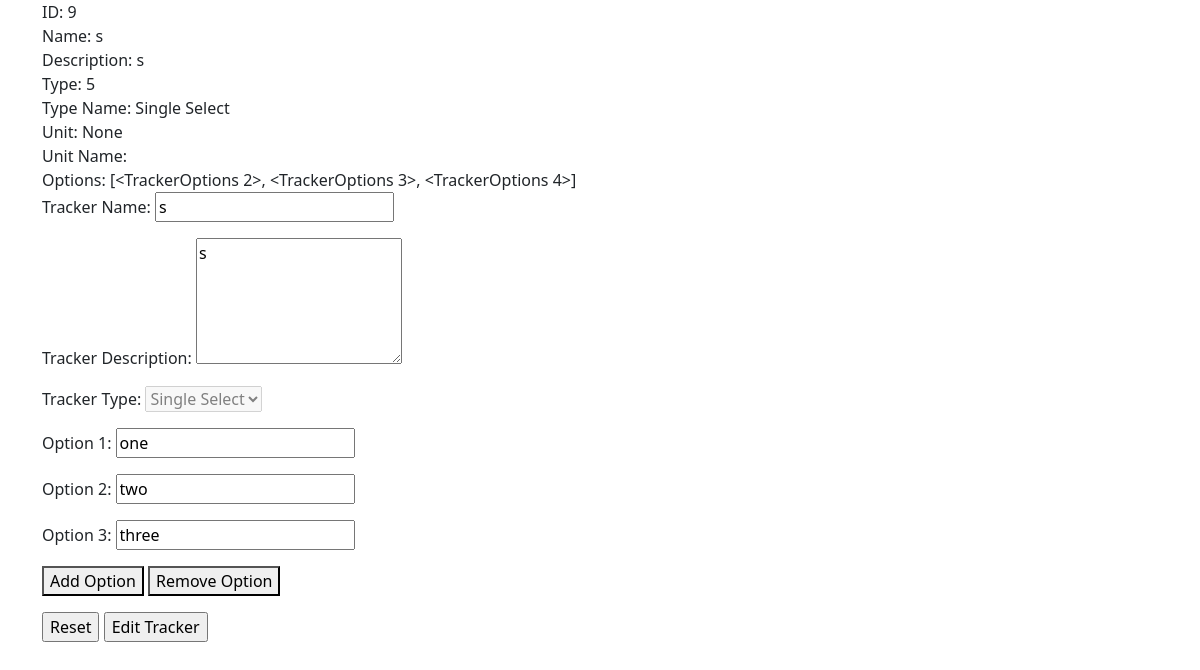
The page /trackers/edit?id=9 (signed in) on the database as committed earlier.
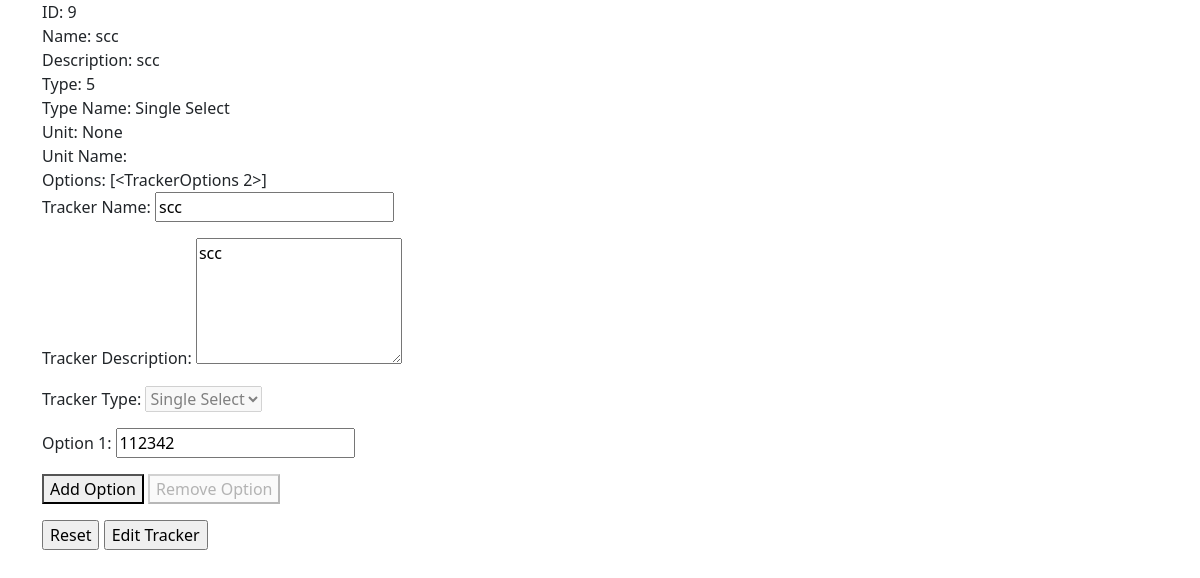
The same page on the database as committed later.
### models/models.py (models this page shows)
class TrackerModel(db.Model):
    __tablename__ = "trackers"
    t_id = db.Column(db.Integer(), primary_key=True)
    t_name = db.Column(db.String(64), nullable=False)
    t_desc = db.Column(db.String(256))
    t_type = db.Column(db.Integer(), db.ForeignKey("tracker_types.tt_id", ondelete="CASCADE"), nullable=False)
    t_user = db.Column(db.Integer(), db.ForeignKey("users.id", ondelete="CASCADE"), nullable=False)
    t_type_name = db.relationship("TrackerTypes", uselist=False)
    t_unit = db.relationship("TrackerUnit", uselist=False)
    t_options = db.relationship("TrackerOptions")

class TrackerTypes(db.Model):
    __tablename__ = "tracker_types"
    tt_id = db.Column(db.Integer(), primary_key=True, autoincrement=True)
    tt_name = db.Column(db.String(64), unique=True, nullable=False)

class TrackerOptions(db.Model):
    __tablename__ = "tracker_options"
    to_id = db.Column(db.Integer(), primary_key=True, autoincrement=True)
    to_name = db.Column(db.String(64), nullable=False)
    to_tracker = db.Column(db.Integer(), db.ForeignKey("trackers.t_id", ondelete="CASCADE"), nullable=False)

### views/views.py (the view, shortened to what this page needs)
@app.route("/trackers/edit", methods=["GET", "POST"])
@login_required
def trackers_edit():
    t_id = request.args.get("id", "")
    if not (t_id.isdigit()):
        flash("Invalid Tracker", "danger")
        return redirect("/trackers")
    t_id = int(t_id)
    tracker = TrackerModel.query.filter(TrackerModel.t_id == t_id, TrackerModel.t_user == current_user.id).first()
    if not tracker:
        flash("Invalid Tracker", "danger")
        return redirect("/trackers")
    return render_template("trackers/edit.html", user=current_user, tracker=tracker)

### auth/auth.py (called while the page is built)
@login.user_loader
def load_user(id):
    return UserModel.query.get(int(id))

### templates/trackers/edit.html (shortened to what this page needs)
<!DOCTYPE html>
<html lang="en">
    <head>
        <link rel="stylesheet" href="{{ url_for('static', filename='css/bootstrap.min.css')}}">
        <link rel="stylesheet" href="{{ url_for('static', filename='css/fontawesome.all.min.css')}}">
        <link rel="stylesheet" href="{{ url_for('static', filename='css/card.css')}}">
    </head>
    <body>
        <div class="container">
            <div>ID: {{ tracker.t_id }}</div>
            <div>Name: {{ tracker.t_name }}</div>
            <div>Description: {{ tracker.t_desc }}</div>
            <div>Type: {{ tracker.t_type }}</div>
            <div>Type Name: {{ tracker.t_type_name.tt_name }}</div>
            <div>Unit: {{ tracker.t_unit }}</div>
            <div>Unit Name: {{ tracker.t_unit.tu_name }}</div>
            <div>Options: {{ tracker.t_options }}</div>
        </div>
        <div class="container">
            <form action="" method="POST">
                <p>
                    <label for="t_name">Tracker Name:</label>
                    <input type="text" id="t_name" name="t_name" maxlength="64" value="{{ tracker.t_name }}" required>
                </p>
                <p>
                    <label for="t_desc">Tracker Description:</label>
                    <textarea rows="5" id="t_desc" name="t_desc" maxlength="256" required>{{ tracker.t_desc }}</textarea>
                </p>
                <p>
                    <div style="display: inline-block;">
                        <label for="t_type">Tracker Type:</label>
                        <select id="t_type" disabled>
                            <option>{{ tracker.t_type_name.tt_name }}</option>
                        </select>
                    </div>
                </p>
                <div id="t_options">{% for option in tracker.t_options %}<p>
                        <label for="option[{{ loop.index0 }}]">Option {{ loop.index }}:</label>
                        <input type="text" id="t_option[{{ loop.index0 }}]" name="t_option[{{ loop.index0 }}]" maxlength="64" value="{{ option.to_name }}" required>
                    </p>{% endfor %}</div>
                <p id="t_options_control"{% if tracker.t_options %} style="display: block;"{% else %} style="display: none;"{% endif %}>
                    <button id="t_options_add" onclick="addOption(); return false;">Add Option</button>
                    <button id="t_options_rem" onclick="remOption(); return false;"{% if tracker.t_options | length <= 1 %} disabled{% endif %}>Remove Option</button>
                </p>
                <p>
                    <input type="reset" value="Reset" onclick="window.location.reload();">
                    <input type="submit" value="Edit Tracker">
                </p>
            </form>
        </div>
    </body>
</html>

Rows that differ between the two databases and show on the page:
removed TrackerOptions: to_name "two"
removed TrackerOptions: to_name "three"
changed TrackerModel id 9: t_name "s" → "scc"; t_desc "s" → "scc"
changed TrackerOptions: to_name "one" → "112342"
Other text that changed with them:
{{ tracker.t_options }}: "[<TrackerOptions 2>, <TrackerOptions 3>, <TrackerOptions 4>]" → "[<TrackerOptions 2>]"
